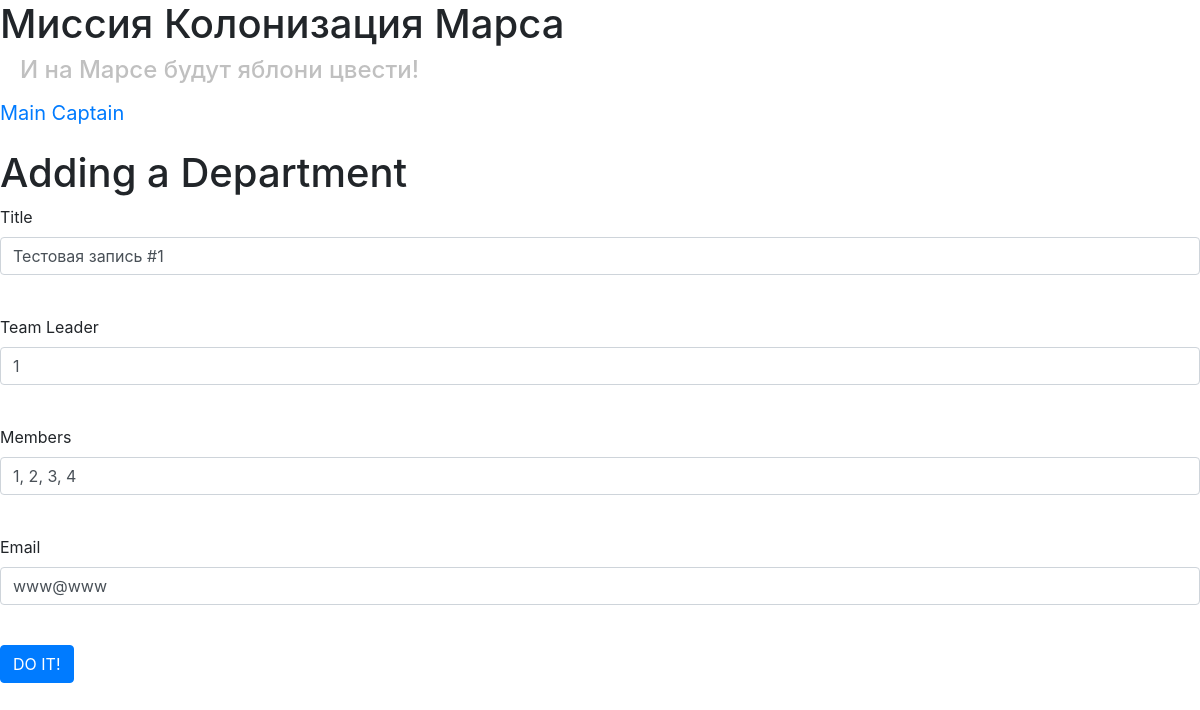
Page /department/1 (signed in) on the earlier database version.
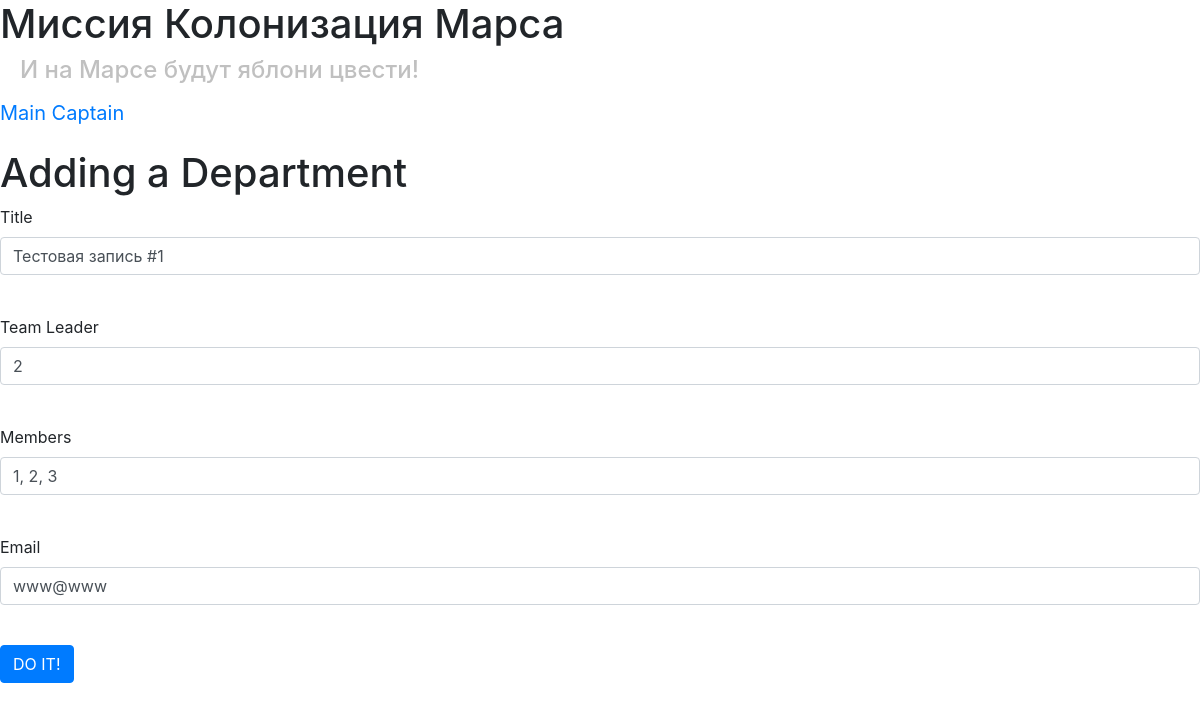
Same page on the later database version.
### data/users.py (models this page shows, shortened)
class User(SqlAlchemyBase, UserMixin, SerializerMixin):
    __tablename__ = 'users'
    id = sqlalchemy.Column(sqlalchemy.Integer,
                           primary_key=True, autoincrement=True)
    email = sqlalchemy.Column(sqlalchemy.String,
                              index=True, unique=True, nullable=True)
    surname = sqlalchemy.Column(sqlalchemy.String, nullable=True)
    name = sqlalchemy.Column(sqlalchemy.String, nullable=True)
    about = sqlalchemy.Column(sqlalchemy.String, nullable=True)
    age = sqlalchemy.Column(sqlalchemy.Integer, nullable=True)
    position = sqlalchemy.Column(sqlalchemy.String, nullable=True)
    speciality = sqlalchemy.Column(sqlalchemy.String, nullable=True)
    address = sqlalchemy.Column(sqlalchemy.String, nullable=True)
    hashed_password = sqlalchemy.Column(sqlalchemy.String, nullable=True)
    created_date = sqlalchemy.Column(sqlalchemy.DateTime,
                                     default=datetime.datetime.now)
    news = orm.relation("News", back_populates='user')

### data/departments.py (models this page shows)
class Department(SqlAlchemyBase, SerializerMixin):
    __tablename__ = 'departments'
    id = sqlalchemy.Column(sqlalchemy.Integer,
                           primary_key=True, autoincrement=True)
    title = sqlalchemy.Column(sqlalchemy.String)
    chef = sqlalchemy.Column(sqlalchemy.Integer, sqlalchemy.ForeignKey("users.id"))
    members = sqlalchemy.Column(sqlalchemy.String)
    email = sqlalchemy.Column(sqlalchemy.String)
    user = orm.relation('User')

### main.py (the view, shortened to what this page needs)
@app.route('/department/<int:id>', methods=['GET', 'POST'])
@login_required
def edit_department(id):
    form = DepartmentForm()
    if request.method == "GET":
        session = create_session()
        deps = session.query(Department).all()
        a = False
        for i in range(len(deps)):
            if deps[i].id == id and deps[i].user == current_user or deps[i].id == id and current_user.id == 1:
                form.title.data = deps[i].title
                form.chef.data = deps[i].chef
                form.members.data = deps[i].members
                form.email.data = deps[i].email
                a = True
                break
        if not a:
            abort(404)
    return render_template('department.html', title='Редактирование департамента', form=form)

### main.py
class DepartmentForm(FlaskForm):
    title = StringField("Title", validators=[DataRequired()])
    chef = IntegerField('Team Leader', validators=[DataRequired()])
    members = StringField("Members", validators=[DataRequired()])
    email = StringField("Email", validators=[DataRequired()])
    submit = SubmitField('DO IT!')

### data/db_session.py (called while the page is built)
def create_session() -> Session:
    global __factory
    return __factory()

### main.py (called while the page is built)
@login_manager.user_loader
def load_user(user_id):
    session = create_session()
    return session.query(User).get(user_id)

### templates/department.html (shortened to what this page needs)
{% extends "base.html" %}
{% block content %}
<h1>Adding a Department</h1>
<form action="" method="post">
    <p>
        {{ form.title.label }}<br>
        {{ form.title(class="form-control") }}<br>
    </p>
    <p>
        {{ form.chef.label }}<br>
        {{ form.chef(class="form-control") }}<br>
    </p>
    <p>
        {{ form.members.label }}<br>
        {{ form.members(class="form-control") }}<br>
    </p>
    <p>
        {{ form.email.label }}<br>
        {{ form.email(class="form-control") }}<br>
    </p>
    <p>{{ form.submit(type="submit", class="btn btn-primary") }}</p>
</form>
{% endblock %}

### templates/base.html (shortened to what this page needs)
<!DOCTYPE html>
<html lang="ru">
<head>
    <link rel="stylesheet"
          href="https://stackpath.bootstrapcdn.com/bootstrap/4.4.1/css/bootstrap.min.css"
>
    <link rel="stylesheet" type="text/css" href="/static/css/2.css"/>
</head>
<body>
<h1>Миссия Колонизация Марса</h1>
<h4>И на Марсе будут яблони цвести!</h4>
<nav>
    {% if current_user.is_authenticated %}
    <p>
        <a class="navbar-brand" href="/logout">{{ current_user.name}} {{ current_user.surname}}</a>
    </p>
    {% else %}
        <p>
            <a class="btn btn-primary " href="/register">Register</a>
            <a class="btn btn-success" href="/login">Log in</a>
        </p>
    {% endif %}
</nav>
{% block content %}
{% endblock %}
</body>
</html>

### static/css/2.css (style rules this page uses)
h4 { padding-left: 20px; color: #c0c0c0 }

Differences in the rows shown:
changed Department "Тестовая запись #1": chef "1" → "2"; members "1, 2, 3, 4" → "1, 2, 3"
